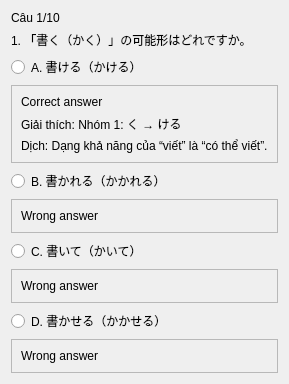
               <widget class="QWidget" name="bai1_cau1">
                <layout class="QVBoxLayout" name="verticalLayout">
                 <item>
                  <widget class="QLabel" name="bai1_progress1">
                   <property name="text">
                    <string>Câu 1/10</string>
                   </property>
                  </widget>
                 </item>
                 <item>
                  <widget class="QLabel" name="bai1_question1">
                   <property name="text">
                    <string>1. 「書く（かく）」の可能形はどれですか。</string>
                   </property>
                   <property name="wordWrap">
                    <bool>true</bool>
                   </property>
                  </widget>
                 </item>
                 <item>
                  <widget class="QRadioButton" name="bai1_1_A">
                   <property name="text">
                    <string>A. 書ける（かける）</string>
                   </property>
                  </widget>
                 </item>
                 <item>
                  <widget class="QFrame" name="frame">
                   <property name="enabled">
                    <bool>true</bool>
                   </property>
                   <property name="styleSheet">
                    <string notr="true">QRadioButton{
    background-color:#f3ffe9;
    border:2px solid #58cc02;
    border-radius:16px;
    padding:14px;
    font-size:16px;
    font-weight:700;
    color:#2d3436;
}</string>
                   </property>
                   <property name="frameShape">
                    <enum>QFrame::StyledPanel</enum>
                   </property>
                   <property name="frameShadow">
                    <enum>QFrame::Raised</enum>
                   </property>
                   <layout class="QVBoxLayout" name="verticalLayout_46">
                    <item>
                     <widget class="QLabel" name="label_3">
                      <property name="text">
                       <string>Correct answer</string>
                      </property>
                     </widget>
                    </item>
                    <item>
                     <widget class="QLabel" name="label_2">
                      <property name="text">
                       <string>Giải thích: Nhóm 1: く → ける</string>
                      </property>
                     </widget>
                    </item>
                    <item>
                     <widget class="QLabel" name="label">
                      <property name="text">
                       <string>Dịch: Dạng khả năng của “viết” là “có thể viết”.</string>
                      </property>
                     </widget>
                    </item>
                   </layout>
                  </widget>
                 </item>
                 <item>
                  <widget class="QRadioButton" name="bai1_1_B">
                   <property name="text">
                    <string>B. 書かれる（かかれる）</string>
                   </property>
                  </widget>
                 </item>
                 <item>
                  <widget class="QFrame" name="frame_2">
                   <property name="styleSheet">
                    <string notr="true">QRadioButton{
    background-color:#ffecec;
    border:2px solid #ff4d4d;
    border-radius:16px;
    padding:14px;
    font-size:16px;
    font-weight:700;
    color:#2d3436;
}</string>
                   </property>
                   <property name="frameShape">
                    <enum>QFrame::StyledPanel</enum>
                   </property>
                   <property name="frameShadow">
                    <enum>QFrame::Raised</enum>
                   </property>
                   <layout class="QVBoxLayout" name="verticalLayout_47">
                    <item>
                     <widget class="QLabel" name="label_4">
                      <property name="text">
                       <string>Wrong answer</string>
                      </property>
                     </widget>
                    </item>
                   </layout>
                  </widget>
                 </item>
                 <item>
                  <widget class="QRadioButton" name="bai1_1_C">
                   <property name="text">
                    <string>C. 書いて（かいて）</string>
                   </property>
                  </widget>
                 </item>
                 <item>
                  <widget class="QFrame" name="frame_3">
                   <property name="styleSheet">
                    <string notr="true">QRadioButton{
    background-color:#ffecec;
    border:2px solid #ff4d4d;
    border-radius:16px;
    padding:14px;
    font-size:16px;
    font-weight:700;
    color:#2d3436;
}</string>
                   </property>
                   <property name="frameShape">
                    <enum>QFrame::StyledPanel</enum>
                   </property>
                   <property name="frameShadow">
                    <enum>QFrame::Raised</enum>
                   </property>
                   <layout class="QVBoxLayout" name="verticalLayout_48">
                    <item>
                     <widget class="QLabel" name="label_5">
                      <property name="text">
                       <string>Wrong answer</string>
                      </property>
                     </widget>
                    </item>
                   </layout>
                  </widget>
                 </item>
                 <item>
                  <widget class="QRadioButton" name="bai1_1_D">
                   <property name="text">
                    <string>D. 書かせる（かかせる）</string>
                   </property>
                  </widget>
                 </item>
                 <item>
                  <widget class="QFrame" name="frame_4">
                   <property name="frameShape">
                    <enum>QFrame::StyledPanel</enum>
                   </property>
                   <property name="frameShadow">
                    <enum>QFrame::Raised</enum>
                   </property>
                   <layout class="QVBoxLayout" name="verticalLayout_49">
                    <item>
                     <widget class="QLabel" name="label_6">
                      <property name="styleSheet">
                       <string notr="true">QRadioButton{
    background-color:#ffecec;
    border:2px solid #ff4d4d;
    border-radius:16px;
    padding:14px;
    font-size:16px;
    font-weight:700;
    color:#2d3436;
}</string>
                      </property>
                      <property name="text">
                       <string>Wrong answer</string>
                      </property>
                     </widget>
                    </item>
                   </layout>
                  </widget>
                 </item>
                </layout>
               </widget>
